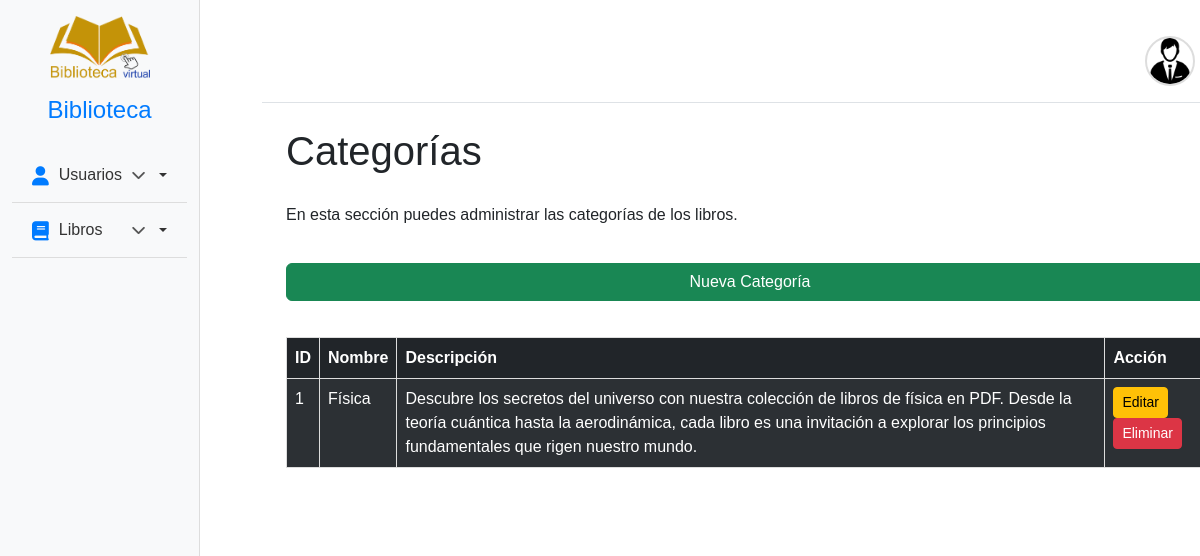
/admin/categorias (signed in), run on an earlier commit of the app's database.
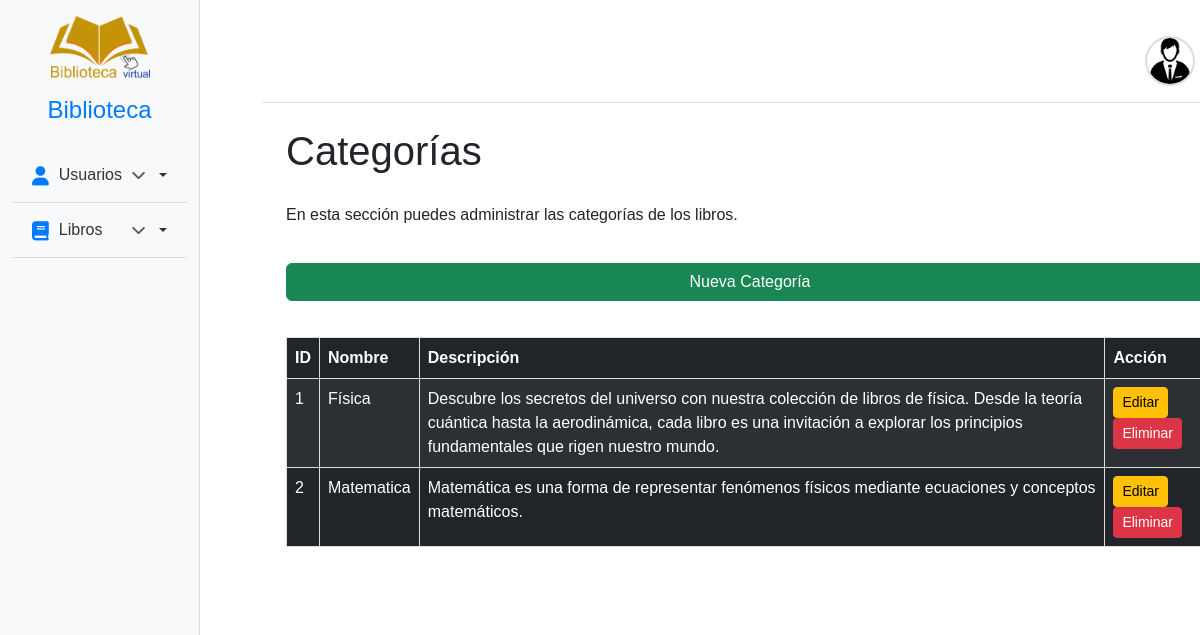
And on a later commit of the database.
### tables this page shows
CREATE TABLE categorias (
        id_categoria INTEGER PRIMARY KEY AUTOINCREMENT,
        nombre TEXT UNIQUE NOT NULL,
        descripcion TEXT
        );

### blueprints/administrador/__init__.py (the view)
@administrador_bp.route('/admin/categorias', methods=['GET'])
def categorias():
    if session.get('user_role') != 'admin':
        return redirect(url_for('login.login'))  # Redirige al login si no es admin
    categorias = query_db("SELECT * FROM categorias")
    return render_template('categorias.html', categorias=categorias)

### blueprints/administrador/__init__.py (called while the page is built)
def query_db(query, args=(), one=False):
    conn = sqlite3.connect('biblioteca.db')
    conn.row_factory = sqlite3.Row
    cur = conn.cursor()
    cur.execute(query, args)
    rv = cur.fetchall()
    conn.commit()
    conn.close()
    return (rv[0] if rv else None) if one else rv

### blueprints/index/__init__.py (called while the page is built)
def query_db(query, args=(), one=False):
    conn = sqlite3.connect('biblioteca.db')
    cursor = conn.cursor()
    cursor.execute(query, args)
    rv = cursor.fetchall()
    conn.close()
    return (rv[0] if rv else None) if one else rv

@index_bp.app_context_processor
def inject_categories():
    categorias = query_db("""
        SELECT
            id_categoria,
            nombre
        FROM categorias
    """)
    return {'categorias_navbar': categorias}

### blueprints/administrador/templates/categorias.html (shortened to what this page needs)
{% extends 'baseadm.html' %}
{% block content %}
<h1>Categorías</h1>
<p>En esta sección puedes administrar las categorías de los libros.</p>
<a href="{{ url_for('administrador.nueva_categoria') }}" class="btn btn-success mb-3">Nueva Categoría</a>
<table class="table table-dark table-striped">
    <thead>
        <tr>
            <th>ID</th>
            <th>Nombre</th>
            <th>Descripción</th>
            <th>Acción</th>
        </tr>
    </thead>
    <tbody>
        {% for categoria in categorias %}
        <tr>
            <td>{{ categoria['id_categoria'] }}</td>
            <td>{{ categoria['nombre'] }}</td>
            <td>{{ categoria['descripcion'] }}</td>
            <td>
                <a href="{{ url_for('administrador.editar_categoria', id_categoria=categoria['id_categoria']) }}" class="btn btn-warning btn-sm">Editar</a>
                <form action="{{ url_for('administrador.eliminar_categoria', id_categoria=categoria['id_categoria']) }}" method="POST" style="display: inline;">
                    <button type="submit" class="btn btn-danger btn-sm">Eliminar</button>
                </form>
            </td>
        </tr>
        {% endfor %}
    </tbody>
</table>
{% endblock %}

What changed in the data, as far as the page shows it:
changed categorias "Física": descripcion "…colección de libros de física en PDF. Desde la teoría cuántica…" → "…colección de libros de física. Desde la teoría cuántica…"
added categorias: id_categoria "2", nombre "Matematica", descripcion "Matemática es una forma de representar fenómenos físicos mediante ecuaciones y conceptos matemáticos."
